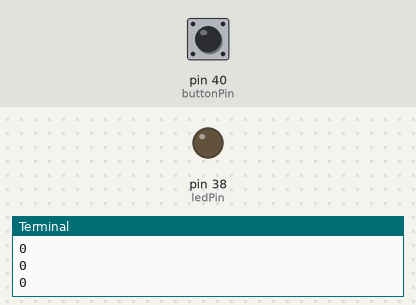
Simulated run of this program. Board: Raspberry Pi (header pin numbers). On the bench: output pins drawn as LEDs (lit = HIGH), the last lines printed to the terminal. The inputs (shaded band) are chosen by the test bench; at power-on: pin 40 (buttonPin) LOW.

Above: at 1.2 s.
1.3 s: pin 40 (buttonPin) pulled HIGH for 0.15 s
At 1.4 s:
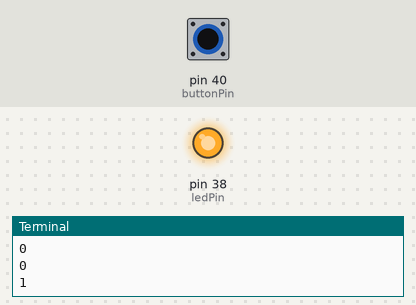
3.0 s: pin 40 (buttonPin) pulled HIGH for 3.2 s
At 6.8 s:
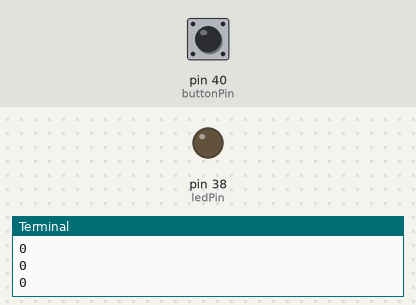
Timing chart, 0 to 8.3 s (numbered marks = the images above; inputs shaded):
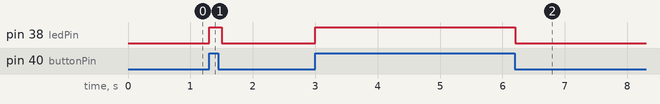

The program:

nderstanding-gpio-inputs-pull-up-pull-down-resistors-homework.py
```python
import RPi.GPIO as GPIO
from time import sleep

ledPin = 38
buttonPin = 40

GPIO.setmode(GPIO.BOARD)
GPIO.setup(buttonPin, GPIO.IN)
GPIO.setup(ledPin, GPIO.OUT)

try:
    while True:
        GPIO.output(ledPin, GPIO.input(buttonPin))
        print(GPIO.input(buttonPin))
        sleep(.1)

except KeyboardInterrupt:
    GPIO.cleanup()
    print("See ya later!")
```

Measured:
- after the input at 1.3 s, pin 38 (ledPin): LOW → HIGH at once, → LOW 0.20 s later
- after the input at 3.0 s, pin 38 (ledPin): LOW → HIGH at once, → LOW 3.2 s later
